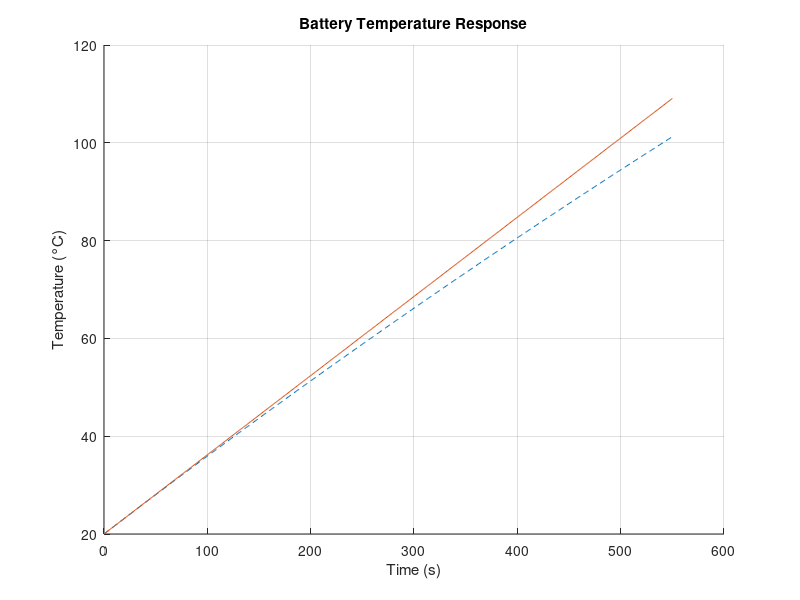

MATLAB code to generate this figure:
close all;

Cp = 950; % the specific heat capacity of the battery cell

T_initial = 20; % initial temperature of 20 degrees C

T_initial_air = 20; % ambient air temperature

Q_Source = 10; % heat source of 10W

mass = 0.065; % average mass of 65g

A = 0.0021; % battery surface area 

h = 10; % convective heat transfer coefficient

time = 0:1:550; % time interval of model

tau = (mass*Cp) / (h*A);
Steadystate_temp = T_initial_air +(Q_Source/(h * A));



T_ideal = T_initial + (Q_Source / (Cp * mass)) * time; 
hold on; % Retain current plot
xlabel('Time (s)');
ylabel('Temperature (°C)');
title('Battery Temperature Response');

T_real = Steadystate_temp +(T_initial - Steadystate_temp)*exp(-time/tau); 


plot(time, T_real, '--');
plot(time,T_ideal);
grid on;
